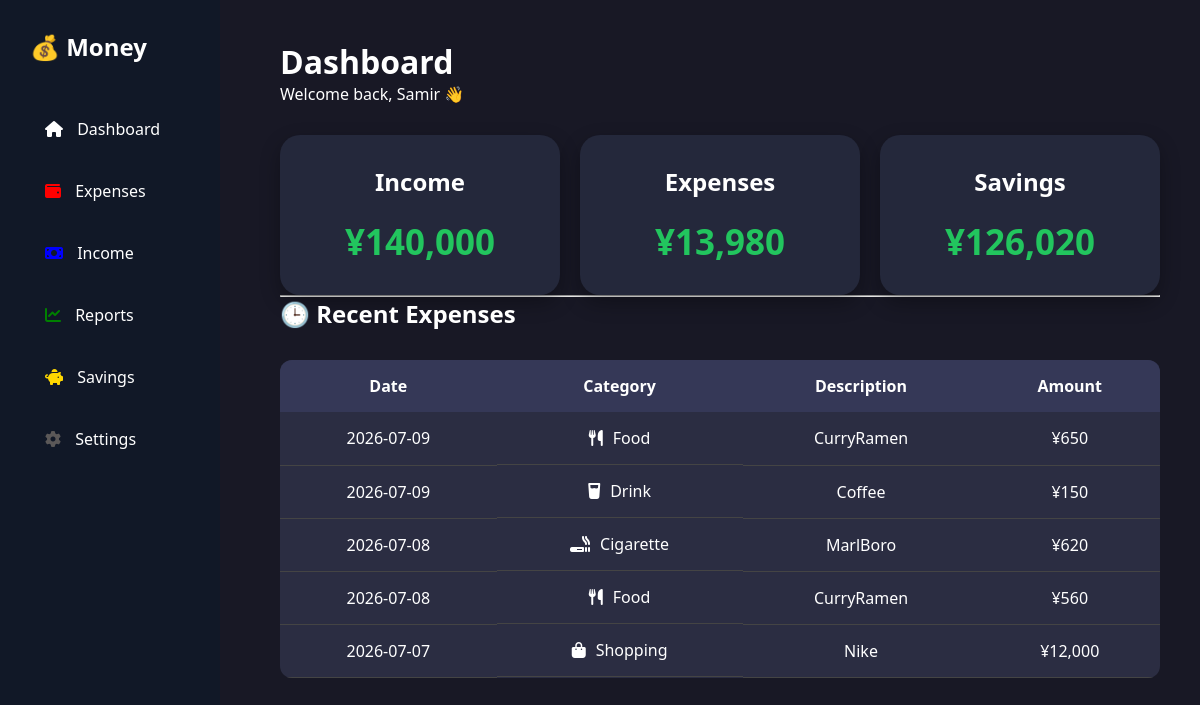
The page / on the database its author committed.
### tables this page shows
CREATE TABLE "expenses" (
	"id"	INTEGER,
	"date"	TEXT,
	"category_id"	INTEGER,
	"description"	TEXT,
	"payment_method"	TEXT,
	"note"	TEXT,
	"amount"	INTEGER,
	"created_at"	TEXT,
	PRIMARY KEY("id" AUTOINCREMENT)
);

CREATE TABLE "categories" (
	"id"	INTEGER,
	"name"	TEXT,
	"icon"	TEXT,
	"color"	TEXT,
	PRIMARY KEY("id" AUTOINCREMENT)
);

### app.py (the view)
@app.route("/")
def dashboard():
    conn = get_db_connection()
    income = conn.execute("""
        SELECT IFNULL(SUM(amount),0) AS total
        FROM income
    """).fetchone()
    expenses_total = conn.execute("""
        SELECT IFNULL(SUM(amount),0) AS total
        FROM expenses
    """).fetchone()
    total_income = income["total"]
    total_expenses = expenses_total["total"]
    savings = total_income - total_expenses
    categories = conn.execute(
        "SELECT * FROM categories"
    ).fetchall()
    recent_expenses = conn.execute("""
        SELECT
            expenses.*,
            categories.name AS category_name,
            categories.icon AS category_icon
        FROM expenses
        JOIN categories
            ON expenses.category_id = categories.id
        ORDER BY expenses.date DESC, expenses.id DESC
        LIMIT 5
    """).fetchall()
    conn.close()
    return render_template(
        "index.html",
        total_income=total_income,
        total_expenses=total_expenses,
        savings=savings,
        recent_expenses=recent_expenses
    )

### app.py (called while the page is built)
def get_db_connection():
    conn = sqlite3.connect(DATABASE)
    conn.row_factory = sqlite3.Row
    return conn

### templates/index.html
{% extends "base.html" %}
{% block content %}
<h1>Dashboard</h1>
<p>Welcome back, Samir 👋</p>
<div class="cards">
    <div class="card">
        <h2>Income</h2>
        <h3>¥{{ "{:,}".format(total_income) }}</h3>
    </div>
    <div class="card">
        <h2>Expenses</h2>
        <h3>¥{{ "{:,}".format(total_expenses) }}</h3>
    </div>
    <div class="card">
        <h2>Savings</h2>
       <h3>¥{{ "{:,}".format(savings) }}</h3>
    </div>
</div>
<hr>
<h2>🕒 Recent Expenses</h2>
<table class="expense-table">
    <thead>
        <tr>
            <th>Date</th>
            <th>Category</th>
            <th>Description</th>
            <th>Amount</th>
        </tr>
    </thead>
    <tbody>
    {% for expense in recent_expenses %}
        <tr>
            <td>{{ expense["date"] }}</td>
            <td class="category-cell">
               <i class="fa-solid {{ expense['category_icon'] }}"></i>
               {{ expense["category_name"] }}
            </td>
            <td>{{ expense["description"] }}</td>
            <td>¥{{ "{:,}".format(expense["amount"]) }}</td>
        </tr>
    {% endfor %}
    </tbody>
</table>
{% endblock %}

### templates/base.html (shortened to what this page needs)
<!DOCTYPE html>
<html lang="en">
<head>
    <link rel="stylesheet"
    href="https://cdnjs.cloudflare.com/ajax/libs/font-awesome/6.6.0/css/all.min.css">
    <link rel="stylesheet"
    href="{{ url_for('static', filename='css/style.css') }}">
</head>
<body>
<div class="sidebar">
    <h2>💰 Money</h2>
   <a href="{{ url_for('dashboard') }}">
    <i class="fa-solid fa-house"></i>
    Dashboard
</a>
<a href="{{ url_for('expenses') }}">
    <i class="fa-solid fa-wallet" style="color:red;"></i>
    Expenses
</a>
    <a href="{{ url_for('income') }}">
        <i class="fa-solid fa-money-bill" style="color:blue;"></i>
        Income
    </a>
    <a href="{{ url_for('reports') }}">
        <i class="fa-solid fa-chart-line" style="color:green;"></i>
        Reports
    </a>
    <a href="{{ url_for('savings') }}">
        <i class="fa-solid fa-piggy-bank" style="color:gold;"></i>
        Savings
    </a>
    <a href="{{ url_for('settings') }}">
        <i class="fa-solid fa-gear" style="color:rgb(91, 88, 88);" ></i>
        Settings
    </a>
</div>
<div class="content">
{% block content %}
{% endblock %}
</div>
</body>
</html>

### static/css/style.css (style rules this page uses)
* { margin:0; padding:0; box-sizing:border-box; font-family:Segoe UI,sans-serif; }
body { background:#181825; color:white; }
.sidebar { position:fixed; width:220px; height:100vh; background:#111827; padding:30px; }
.sidebar h2 { margin-bottom:40px; }
.sidebar a { display:block; color:white; text-decoration:none; padding:15px; border-radius:10px; margin-bottom:10px; transition:.3s; }
.sidebar i { margin-right:10px; }
.content { margin-left:240px; padding:40px; }
.cards { display:flex; gap:20px; margin-top:30px; }
.card { flex:1; background:#24283b; padding:30px; border-radius:20px; text-align:center; box-shadow:0 8px 20px rgba(0,0,0,.3); }
.card h3 { color:#22c55e; margin-top:20px; font-size:35px; }
.expense-table { width:100%; margin-top:30px; border-collapse:collapse; background:#2b2d42; border-radius:12px; overflow:hidden; }
.expense-table th { background:#353857; color:white; padding:15px; }
.expense-table td { padding:15px; border-bottom:1px solid #444; }
table { width:100%; border-collapse:collapse; }
th { text-align:center; padding:18px; }
td { text-align:center; padding:18px; }
td:nth-child(3), th:nth-child(3) { text-align:center; }
.category-cell { display:flex; justify-content:center; align-items:center; gap:10px; }

### rows shown on the page
expenses: date "2026-07-09", category_name "Food", description "CurryRamen", amount "650"
expenses: date "2026-07-09", category_name "Drink", description "Coffee", amount "150"
expenses: date "2026-07-08", category_name "Cigarette", description "MarlBoro", amount "620"
expenses: date "2026-07-08", category_name "Food", description "CurryRamen", amount "560"
expenses: date "2026-07-07", category_name "Shopping", description "Nike", amount "12,000"

### other values the page prints
{{ "{:,}".format(total_income) }} "140,000"
{{ "{:,}".format(total_expenses) }} "13,980"
{{ "{:,}".format(savings) }} "126,020"
